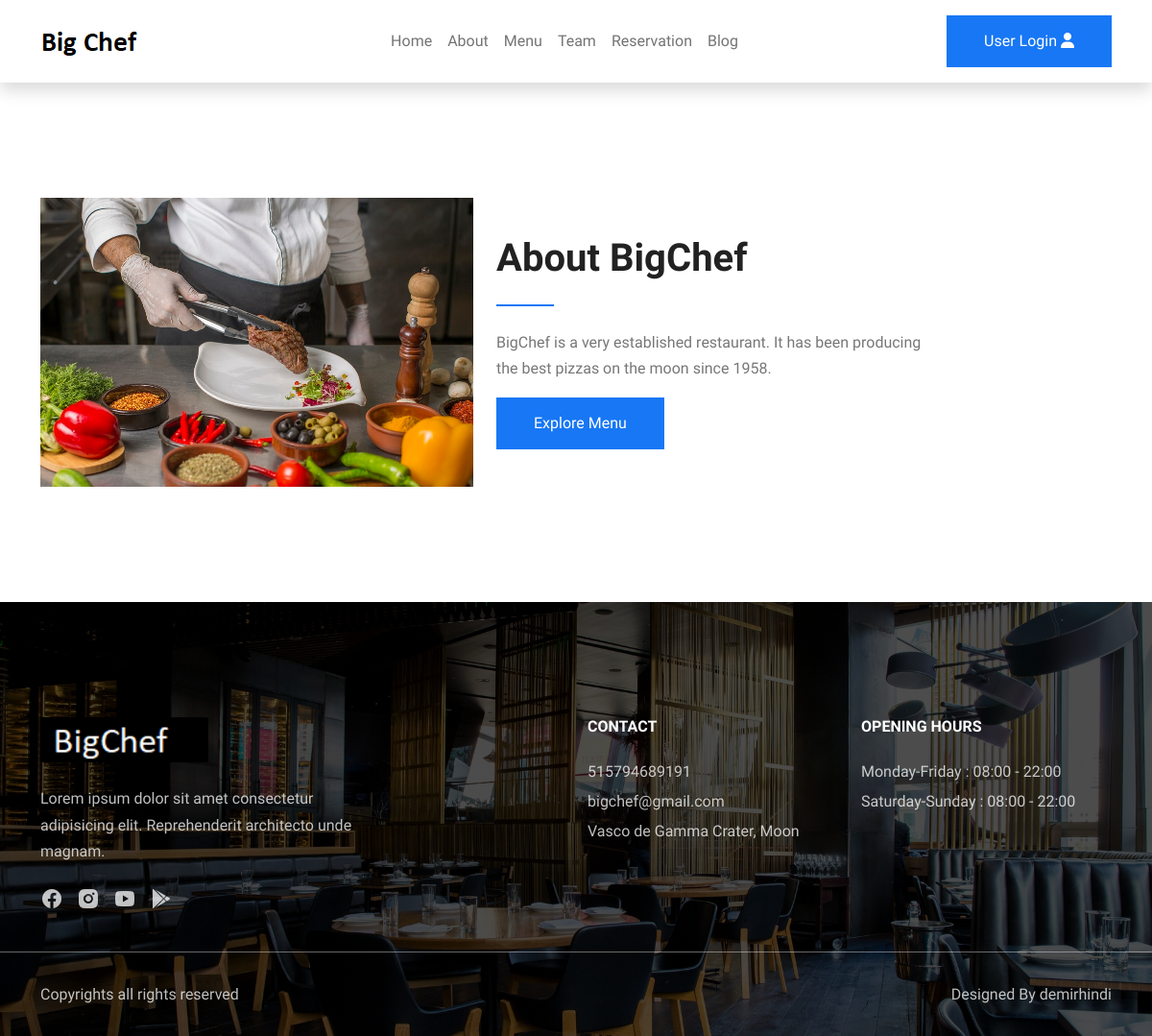
The page /about/ on the database its author committed.
### mainapp/models.py (models this page shows, shortened)
class About(models.Model):
    title= models.CharField(max_length=150,blank=True)
    desc = models.CharField(max_length=250,blank=True)
    photo = models.ImageField(upload_to="about/about",blank=True)
    class Meta:
        verbose_name='about'
        verbose_name_plural='aboutinfos'

class Contact(models.Model):
    number = models.IntegerField(blank=True)
    mail = models.CharField(max_length=150,blank=True)
    adress=models.CharField(max_length=550,blank=True)
    class Meta:
        verbose_name='contact'
        verbose_name_plural='contacts'

### mainapp/views.py (the view)
# urls.py: path('about/', views.about, name='about'),
def about(request):
    abouts= About.objects.all()
    context= {
        "abouts": abouts
    }
    return render(request,'pages/about.html',context)

### mainapp/context_processor.py (called while the page is built)
def menu_links2(request):
    links2 = Contact.objects.all()
    return dict(links2=links2)

### templates/pages/about.html
{% extends 'base.html' %}
{% load static %}
{% block content %}
<section id="about">
    <div class="container">
        <div class="row gy-4 align-items-center">
            {% for about in abouts %}
            <div class="col-lg-5">
                <img src="{{ about.photo.url }}" alt="">
            </div>
            <div class="col-lg-5">
                <h1>{{ about.title }}</h1>
                <div class="divider my-4"></div>
                <p>{{ about.desc }}</p>
                <a href="{% url 'menu' %}" class="btn btn-brand">Explore Menu</a>
            </div>
            {% endfor %}
        </div>
    </div>
</section>
{% endblock %}

### templates/include/footer.html
{% load static %}
<footer class="bg-cover">
    <div class="footer-top">
        <div class="container">
            <div class="row gy-5">
                {% for adres in links2 %}
                <div class="col-lg-4">
                    <img src="{% static 'images/whitelogo.png' %}" class="mb-4" alt="">
                    <p>Lorem ipsum dolor sit amet consectetur adipisicing elit. Reprehenderit architecto unde
                        magnam.</p>
                    <div class="social-links">
                        <a href="#"><i class="ri-facebook-circle-fill"></i></a>
                        <a href="#"><i class="ri-instagram-fill"></i></a>
                        <a href="#"><i class="ri-youtube-fill"></i></a>
                        <a href="#"><i class="ri-google-play-fill"></i></a>
                    </div>
                </div>
                <div class="col-lg-3 ms-auto">
                    <h6 class="text-white mb-4">CONTACT</h6>
                    <p class="mb-1">{{adres.number}}</p>
                    <p class="mb-1">{{adres.mail}}</p>
                    <p class="mb-0">{{adres.adress}}</p>
                </div>
                <div class="col-lg-3">
                    <h6 class="text-white mb-4">OPENING HOURS</h6>
                    <p class="mb-1">Monday-Friday : 08:00 - 22:00</p>
                    <p>Saturday-Sunday : 08:00 - 22:00</p>
                </div>
                {% endfor %}
            </div>
        </div>
    </div>
    <div class="footer-bottom">
        <div class="container">
            <div class="row gy-3 justify-content-between">
                <div class="col-auto">
                    <p class="mb-0">Copyrights all rights reserved</p>
                </div>
                <div class="col-auto">
                    <p class="mb-0">Designed By <a
                            href="#">demirhindi</a></p>
                </div>
            </div>
        </div>
    </div>
</footer>

### static/css/style.css (style rules this page uses)
body { font-family: "Spline Sans", sans-serif; color: #777; line-height: 1.7; }
h1,h2,h3,h4,h5,h6 { font-weight: 600; color: #222; }
a { color: #222; text-decoration: none; transition: all 0.4s; }
img { width: 100%; }
section { padding-top: 120px; padding-bottom: 120px; }
.btn { border-radius: 0; padding: 14px 38px; }
.btn-brand { color: #fff; font-weight: 500; border-color: #1777f5; background-color: #1777f5; }
.bg-cover { background-position: center !important; background-size: cover !important; background-repeat: no-repeat !important; }
#about .divider { width: 60px; height: 2px; display: block; background-color: #1777f5; }
footer { background: linear-gradient(rgba(0, 0, 0, 0.7), rgba(0, 0, 0, 0.7)), url(../images/cover3.jpg); padding-top: 120px; padding-bottom: 30px; }
.footer-top { margin-bottom: 30px; }
footer p, footer a { color: rgba(255, 255, 255, 0.75); }
footer .social-links a { font-size: 24px; margin-right: 10px; }
footer img { max-width: 175px; }
.footer-bottom { padding-top: 30px; border-top: 1px solid rgba(255, 255, 255, 0.4); }

### rows shown on the page
About: photo (picture), title "About BigChef", desc "BigChef is a very established restaurant. It has been producing the best pizzas on the moon since 1958."
Contact: number "515794689191", mail "bigchef@gmail.com", adress "Vasco de Gamma Crater, Moon"
